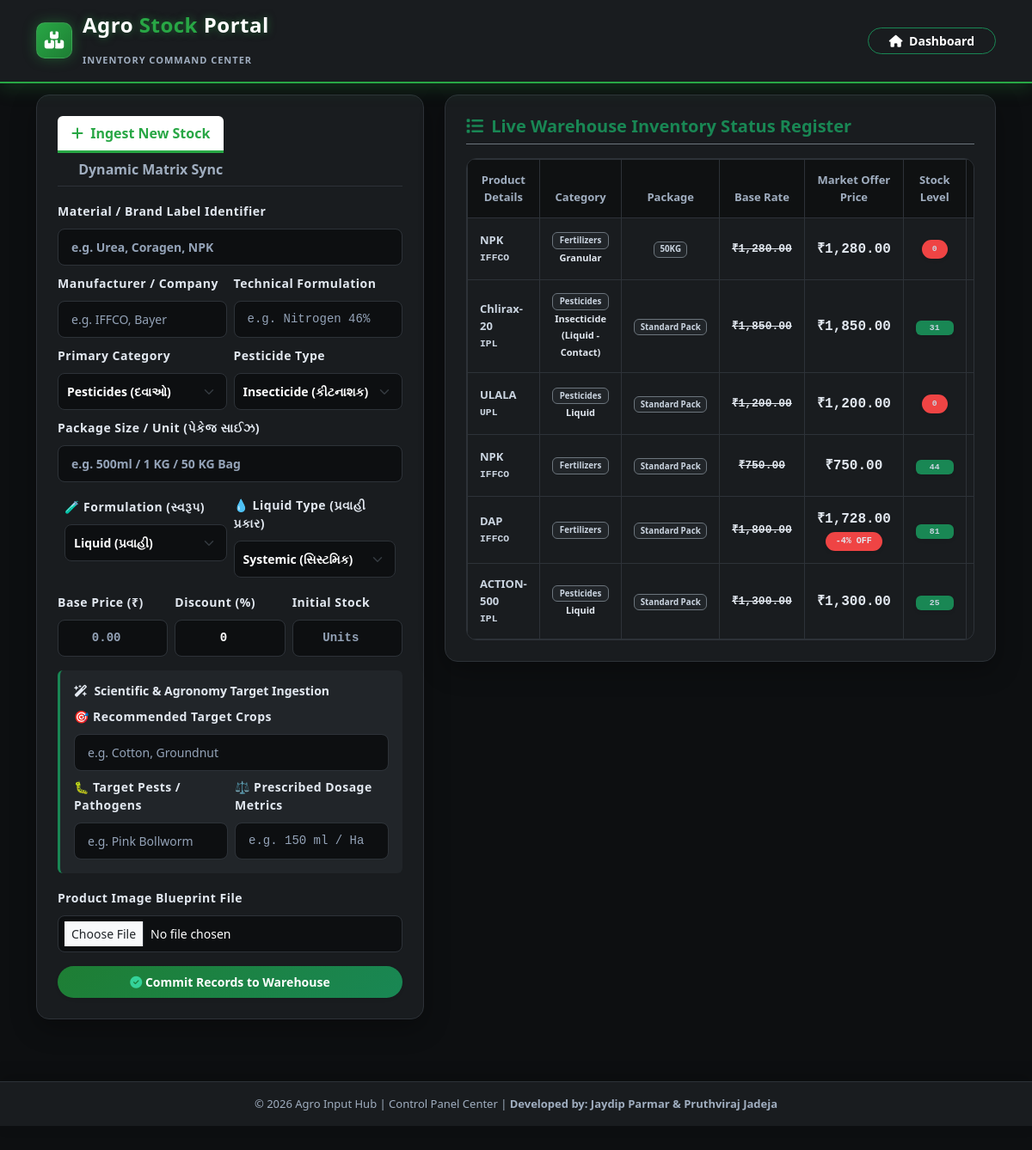
/inventory.php (signed in), run on the app's committed database.
### tables this page shows
CREATE TABLE `products` (
  `product_id` int(11) NOT NULL AUTO_INCREMENT,
  `product_name` varchar(100) NOT NULL,
  `company_name` varchar(100) DEFAULT 'Local',
  `technical_name` varchar(150) DEFAULT NULL,
  `category` enum('Seeds','Fertilizers','Pesticides','Tools') NOT NULL,
  `sub_category` varchar(100) DEFAULT NULL,
  `stock_qty` int(11) NOT NULL,
  `price` decimal(10,2) NOT NULL,
  `discount_pct` int(11) NOT NULL DEFAULT 0,
  `product_image` varchar(255) DEFAULT 'default.png',
  `target_crop` varchar(100) DEFAULT NULL,
  `target_pest` varchar(150) DEFAULT NULL,
  `dosage_per_ha` varchar(50) DEFAULT NULL,
  `expiry_date` date DEFAULT NULL,
  `status` varchar(20) NOT NULL DEFAULT 'Active',
  `package_size` varchar(100) DEFAULT 'Standard Pack',
  PRIMARY KEY (`product_id`)
);

### inventory.php (the view, shortened to what this page needs)
<?php
require_once '../config/db_config.php';
$all_products = [];
try {
    $all_products = $conn->query("SELECT * FROM products WHERE status = 'Active' ORDER BY product_id DESC")->fetchAll();
} catch (Exception $e) {}
?>
<!DOCTYPE html>
<html lang="en">
<head>
    <link href="https://cdn.jsdelivr.net/npm/bootstrap@5.3.0/dist/css/bootstrap.min.css" rel="stylesheet">
    <link rel="stylesheet" href="https://cdnjs.cloudflare.com/ajax/libs/font-awesome/6.4.0/css/all.min.css">
    <link rel="stylesheet" href="css/style.css">
</head>
<body>
    <nav class="navbar navbar-expand-lg navbar-dark custom-nav py-3 mb-4 shadow-sm fixed-top" style="background-color: #191c1f; border-bottom: 1px solid #2d3238;">
        <div class="container d-flex justify-content-between align-items-center">
            <a href="admin_dashboard.php" class="premium-logo-container">
                <div class="premium-logo-icon-wrapper"><i class="fa-solid fa-boxes-stacked"></i></div>
                <div class="premium-logo-text-wrapper">
                    <div class="logo-main-text">Agro <span>Stock</span> Portal</div>
                    <div class="logo-sub-text">Inventory Command Center</div>
                </div>
            </a>
            <a href="admin_dashboard.php" class="btn btn-sm btn-outline-success rounded-pill px-4 text-white fw-bold"><i class="fa-solid fa-house me-1"></i> Dashboard</a>
        </div>
    </nav>
    <div class="container mb-5">
        <div class="row g-4">
            <div class="col-lg-5">
                <div class="card card-custom p-4 mb-4">
                    <ul class="nav nav-tabs mb-3" id="inventoryTabs" role="tablist">
                        <li class="nav-item" role="presentation">
                            <button class="nav-link active" id="add-tab" data-bs-toggle="tab" data-bs-target="#add-pane" type="button" role="tab"><i class="fa-solid fa-plus me-1"></i> Ingest New Stock</button>
                        </li>
                        <li class="nav-item" role="presentation">
                            <button class="nav-link" id="update-tab" data-bs-toggle="tab" data-bs-target="#update-pane" type="button" role="tab"><i class="fa-solid fa-badge-percent me-1"></i> Dynamic Matrix Sync</button>
                        </li>
                    </ul>
                    <div class="tab-content" id="inventoryTabsContent">
                        <div class="tab-pane fade show active" id="add-pane" role="tabpanel" aria-labelledby="add-tab">
                            <form action="inventory.php" method="POST" enctype="multipart/form-data">
                                <div class="mb-2">
                                    <label class="form-label small fw-bold">Material / Brand Label Identifier</label>
                                    <input type="text" name="product_name" class="form-control form-control-sm text-white fw-bold" placeholder="e.g. Urea, Coragen, NPK" required>
                                </div>
                                <div class="row g-2 mb-2">
                                    <div class="col-6">
                                        <label class="form-label small fw-bold">Manufacturer / Company</label>
                                        <input type="text" name="company_name" class="form-control form-control-sm text-white" placeholder="e.g. IFFCO, Bayer" required>
                                    </div>
                                    <div class="col-6">
                                        <label class="form-label small fw-bold">Technical Formulation</label>
                                        <input type="text" name="technical_name" class="form-control form-control-sm text-info font-monospace" placeholder="e.g. Nitrogen 46%">
                                    </div>
                                </div>
                                <div class="row g-2 mb-2">
                                    <div class="col-6">
                                        <label class="form-label small fw-bold">Primary Category</label>
                                        <select name="category" id="category_select" class="form-select form-select-sm fw-bold text-success" required onchange="updateSubCategories()">
                                            <option value="Pesticides" selected>Pesticides (દવાઓ)</option>
                                        </select>
                                    </div>
                                    <div class="col-6">
                                        <label class="form-label small fw-bold">Pesticide Type</label>
                                        <select name="sub_category" id="sub_category_select" class="form-select form-select-sm fw-bold text-white" required>
                                            <option value="Insecticide">Insecticide (કીટનાશક)</option>
                                        </select>
                                    </div>
                                </div>
                                <div class="mb-2">
                                    <label class="form-label small fw-bold text-warning">Package Size / Unit (પેકેજ સાઈઝ)</label>
                                    <input type="text" name="package_size" class="form-control form-control-sm text-white fw-bold" placeholder="e.g. 500ml / 1 KG / 50 KG Bag" required>
                                </div>
                                <div class="row p-2 g-2 mb-2" id="formulation_box">
                                    <div class="col-6">
                                        <label class="form-label small fw-bold text-info" style="font-size: 11px;">🧪 Formulation (સ્વરૂપ)</label>
                                        <select name="formulation" id="formulation_select" class="form-select form-select-sm fw-bold text-info" onchange="checkLiquidSubCategory()">
                                            <option value="Liquid" selected>Liquid (પ્રવાહી)</option>
                                        </select>
                                    </div>
                                    <div class="col-6" id="liquid_type_box">
                                        <label class="form-label small fw-bold text-warning" style="font-size: 11px;">💧 Liquid Type (પ્રવાહી પ્રકાર)</label>
                                        <select name="liquid_type" id="liquid_type_select" class="form-select form-select-sm fw-bold text-warning">
                                            <option value="Systemic">Systemic (સિસ્ટમિક)</option>
                                        </select>
                                    </div>
                                </div>
                                <div class="row g-2 mb-3">
                                    <div class="col-4">
                                        <label class="form-label small fw-bold">Base Price (₹)</label>
                                        <input type="number" step="0.01" name="price" class="form-control form-control-sm text-success fw-bold font-monospace text-center" placeholder="0.00" required>
                                    </div>
                                    <div class="col-4">
                                        <label class="form-label small fw-bold">Discount (%)</label>
                                        <input type="number" name="discount_pct" class="form-control form-control-sm text-danger fw-bold font-monospace text-center" min="0" max="100" value="0">
                                    </div>
                                    <div class="col-4">
                                        <label class="form-label small fw-bold">Initial Stock</label>
                                        <input type="number" name="stock_qty" class="form-control form-control-sm text-white fw-bold font-monospace text-center" placeholder="Units" required>
                                    </div>
                                </div>
                                <div class="p-3 bg-dark rounded mb-3 border-start border-success border-3 shadow-inner">
                                    <h6 class="fw-bold text-success small mb-2"><i class="fa-solid fa-wand-magic-sparkles me-1"></i> Scientific & Agronomy Target Ingestion</h6>
                                    <div class="mb-2">
                                        <label class="form-label small fw-bold" style="font-size: 11px;">🎯 Recommended Target Crops</label>
                                        <input type="text" name="target_crop" class="form-control form-control-sm text-white" placeholder="e.g. Cotton, Groundnut">
                                    </div>
                                    <div class="row g-2">
                                        <div class="col-6">
                                            <label class="form-label small fw-bold" style="font-size: 11px;">🐛 Target Pests / Pathogens</label>
                                            <input type="text" name="target_pest" class="form-control form-control-sm text-white" placeholder="e.g. Pink Bollworm">
                                        </div>
                                        <div class="col-6">
                                            <label class="form-label small fw-bold" style="font-size: 11px;">⚖️ Prescribed Dosage Metrics</label>
                                            <input type="text" name="dosage_per_ha" class="form-control form-control-sm text-warning font-monospace" placeholder="e.g. 150 ml / Ha">
                                        </div>
                                    </div>
                                </div>
                                <div class="mb-3">
                                    <label class="form-label small fw-bold">Product Image Blueprint File</label>
                                    <input type="file" name="product_image" class="form-control form-control-sm" accept="image/*">
                                </div>
                                <button type="submit" name="add_product_btn" class="btn btn-success btn-sm w-100 fw-bold shadow-sm py-2 rounded-pill"><i class="fa-solid fa-circle-check"></i> Commit Records to Warehouse</button>
                            </form>
                        </div>
                    </div>
                </div>
            </div>
            <div class="col-lg-7">
                <div class="card card-custom p-4">
                    <h5 class="fw-bold text-success mb-3 border-bottom border-secondary pb-2"><i class="fa-solid fa-list me-1"></i> Live Warehouse Inventory Status Register</h5>
                    <div class="table-responsive">
                        <table class="table table-dark table-hover table-bordered text-center align-middle table-custom-fix mb-0" style="font-size: 13px;">
                            <thead>
                                <tr>
                                    <th>Product Details</th>
                                    <th>Category</th>
                                    <th>Package</th>
                                    <th>Base Rate</th>
                                    <th>Market Offer Price</th>
                                    <th>Stock Level</th>
                                    <th>Operations</th>
                                </tr>
                            </thead>
                            <tbody>
                                <?php if(empty($all_products)): ?>
                                    <tr><td colspan="7" class="text-muted p-4">🎉 Warehouse Registry Empty! Log fresh profiles.</td></tr>
                                <?php else: foreach($all_products as $row): ?>
                                    <tr>
                                        <td class="text-start">
                                            <strong class="text-white"><?php echo htmlspecialchars($row['product_name']); ?></strong><br>
                                            <small class="text-muted-custom small font-monospace"><?php echo htmlspecialchars($row['company_name']); ?></small>
                                        </td>
                                        <td>
                                            <span class="badge bg-dark border border-secondary px-2 py-1 fw-bold text-white"><?php echo $row['category']; ?></span>
                                            <?php if(!empty($row['sub_category'])): ?>
                                                <br><span class="text-success small" style="font-size: 11px;"><?php echo htmlspecialchars($row['sub_category']); ?></span>
                                            <?php endif; ?>
                                        </td>
                                        <td>
                                            <span class="badge bg-dark text-info border border-secondary"><?php echo htmlspecialchars($row['package_size'] ?? 'Standard'); ?></span>
                                        </td>
                                        <td class="text-muted text-decoration-line-through font-monospace">₹<?php echo number_format($row['price'], 2); ?></td>
                                        <td class="fw-bold text-success font-monospace fs-6">
                                            <?php
                                                $discount_money = ($row['price'] * $row['discount_pct']) / 100;
                                                $final_price = $row['price'] - $discount_money;
                                                echo "₹" . number_format($final_price, 2);
                                                if($row['discount_pct'] > 0) {
                                                    echo "<br><span class='badge bg-danger small shadow-sm' style='font-size:10px;'>-".$row['discount_pct']."% OFF</span>";
                                                }
                                            ?>
                                        </td>
                                        <td>
                                            <?php
                                                $stock = $row['stock_qty'];
                                                $badge = $stock < 10 ? 'bg-danger text-white' : 'bg-success text-dark';
                                                echo "<span class='badge $badge px-3 py-1.5 fw-bold shadow-sm font-monospace'>$stock</span>";
                                            ?>
                                        </td>
                                        <td>
                                        </td>
                                    </tr>
                                <?php endforeach; endif; ?>
                            </tbody>
                        </table>
                    </div>
                </div>
            </div>
        </div>
    </div>
    <footer class="text-center py-3 fixed-bottom-footer">
        &copy; 2026 Agro Input Hub | Control Panel Center | <b>Developed by: Jaydip Parmar & Pruthviraj Jadeja </b>
    </footer>
</body>
</html>

### data on the page
products: product_name "NPK", company_name "IFFCO", category "Fertilizers", sub_category "Granular", package_size "50KG", price "1,280.00", final_price "1,280.00", stock_qty "0"
products: product_name "Chlirax-20", company_name "IPL", category "Pesticides", sub_category "Insecticide (Liquid - Contact)", package_size "Standard Pack", price "1,850.00", final_price "1,850.00", stock_qty "31"
products: product_name "ULALA", company_name "UPL", category "Pesticides", sub_category "Liquid", package_size "Standard Pack", price "1,200.00", final_price "1,200.00", stock_qty "0"
products: product_name "NPK", company_name "IFFCO", category "Fertilizers", package_size "Standard Pack", price "750.00", stock_qty "44"
products: product_name "DAP", company_name "IFFCO", category "Fertilizers", package_size "Standard Pack", price "1,800.00", final_price "1,728.00", discount_pct "4", stock_qty "81"
products: product_name "ACTION-500", company_name "IPL", category "Pesticides", sub_category "Liquid", package_size "Standard Pack", price "1,300.00", final_price "1,300.00", stock_qty "25"
